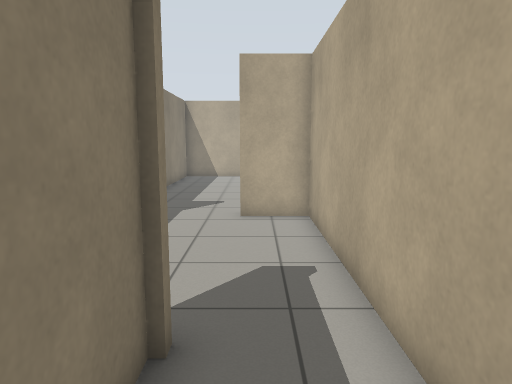
[1] (above)

12 first-person views from a walk through a robot-simulator world made for Gazebo. The camera is 1.2 m above the floor, tilts 8° down and sees 70° across. The floor is counted in squares, 0.5 m on a side. Each view is taken from the middle of a square. On the plan, view 1 faces up. The plan holds only what a view shows up to about 20 squares ahead; the rest is blank.

[2]
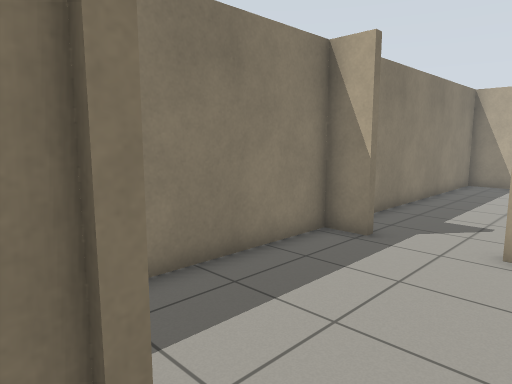

[3]
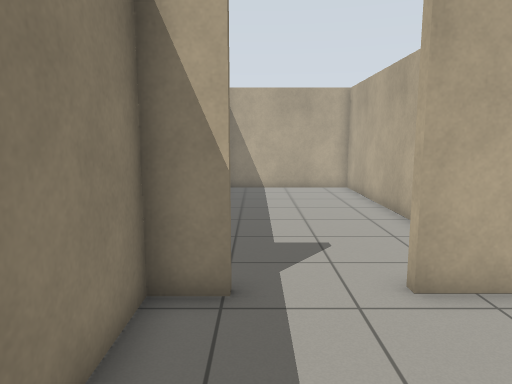

[4]
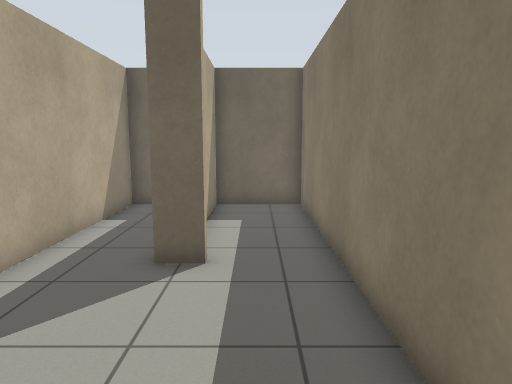

[5]
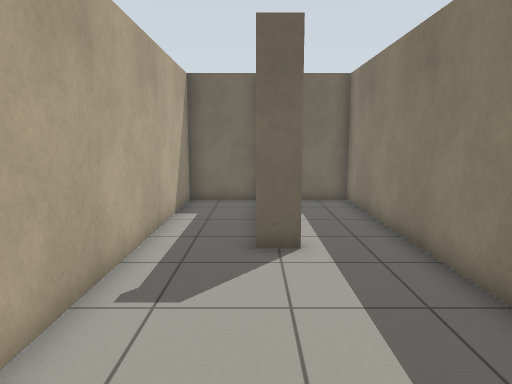

[6]
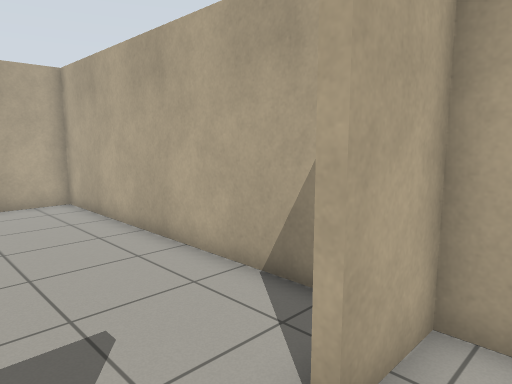

[7]
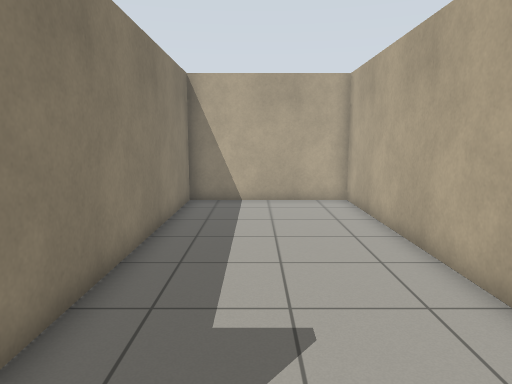

[8]
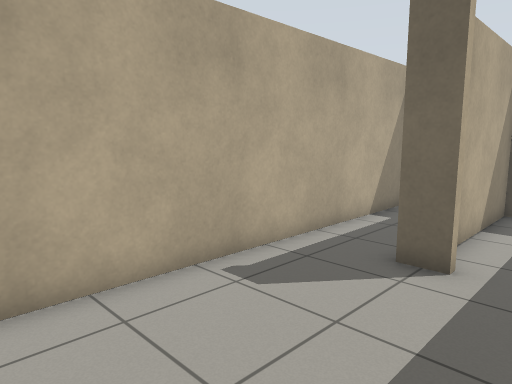

[9]
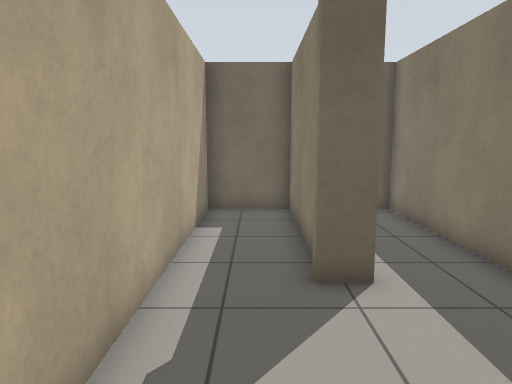

[10]
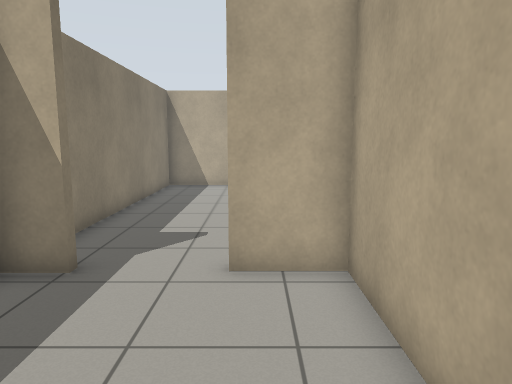

[11]
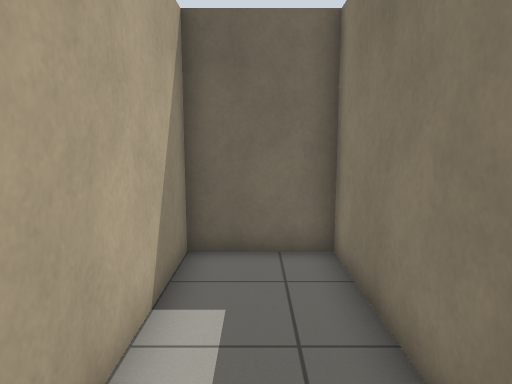

[12]
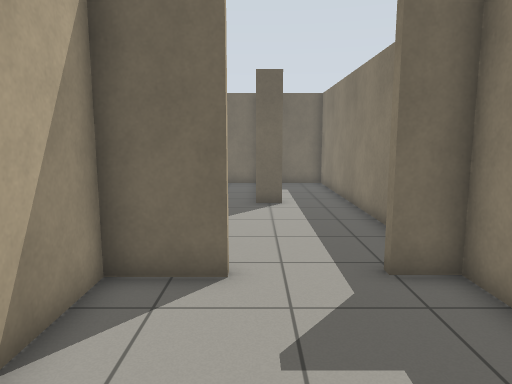

### Floor plan
Ten units are one square. View 1 is at (0, 0); x grows to the right and y downward. Boxes are objects, and circles mark ways between rooms. Rooms are numbered by the first view taken in them; rooms with no view inside come last. Other rooms are left out.
<svg viewBox="-52 -252 74 284">
<path fill="none" stroke="#000" d="M-21 -41 -12 -41 -12 27 17 27 17 -115 -5 -115M-34 -115 -47 -115 -47 27 -15 27 -15 -31M-5 -115 -5 -118 17 -118 17 -247 -47 -247 -47 -118 -34 -118"/>
<circle cx="-20" cy="-120" r="3" fill="#2a7"/>
<text x="-20" y="-50">1</text>
<text x="-20" y="-180">2</text>
</svg>
Room 1 opens to room 2.

Where each view was taken, in squares from view 1:
view 1: 0 up, 0 right, facing up
view 2: 3 up, 1 right, facing up-left
view 3: 6 up, 3 left, facing up
view 4: 11 up, 3 left, facing down
view 5: 12 up, 1 left, facing down
view 6: 10 up, 3 left, facing up-right
view 7: 10 up, 2 left, facing up
view 8: 11 up, 4 left, facing down-right
view 9: 10 up, 0 right, facing down
view 10: 5 up, 0 right, facing up
view 11: 5 up, 3 left, facing down
view 12: 18 up, 1 left, facing down
